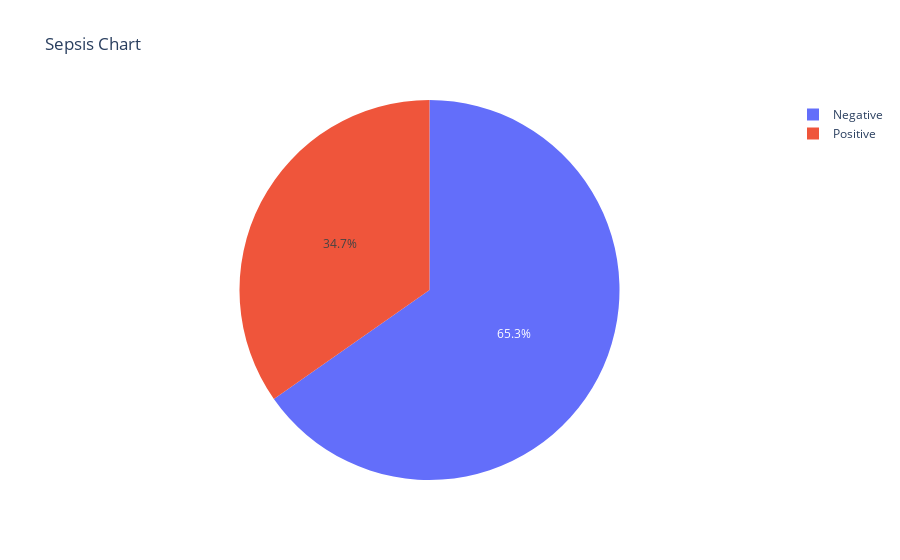

Notebook cell for this chart:
### Markdown cell above
## Univariate Analysis On Sepsis Column

### Code cell
# Create a pie chart 
fig = px.pie(train, names="Sepssis", title='Sepsis Chart')

# Display the plot
fig.show()

### Figure 1 — Plotly figure (JSON) as saved in the notebook; plotly's stock layout.template omitted (floating-point values rounded to 4 significant figures; data arrays with more than 128 entries replaced by an {"elided": "..."} marker saying what was removed)
{"data": [{"domain": {"x": [0, 1], "y": [0, 1]}, "hovertemplate": "Sepssis=%{label}<extra></extra>", "labels": {"elided": "599 str values"}, "legendgroup": "", "name": "", "showlegend": true, "type": "pie"}], "layout": {"legend": {"tracegroupgap": 0}, "title": {"text": "Sepsis Chart"}}}
